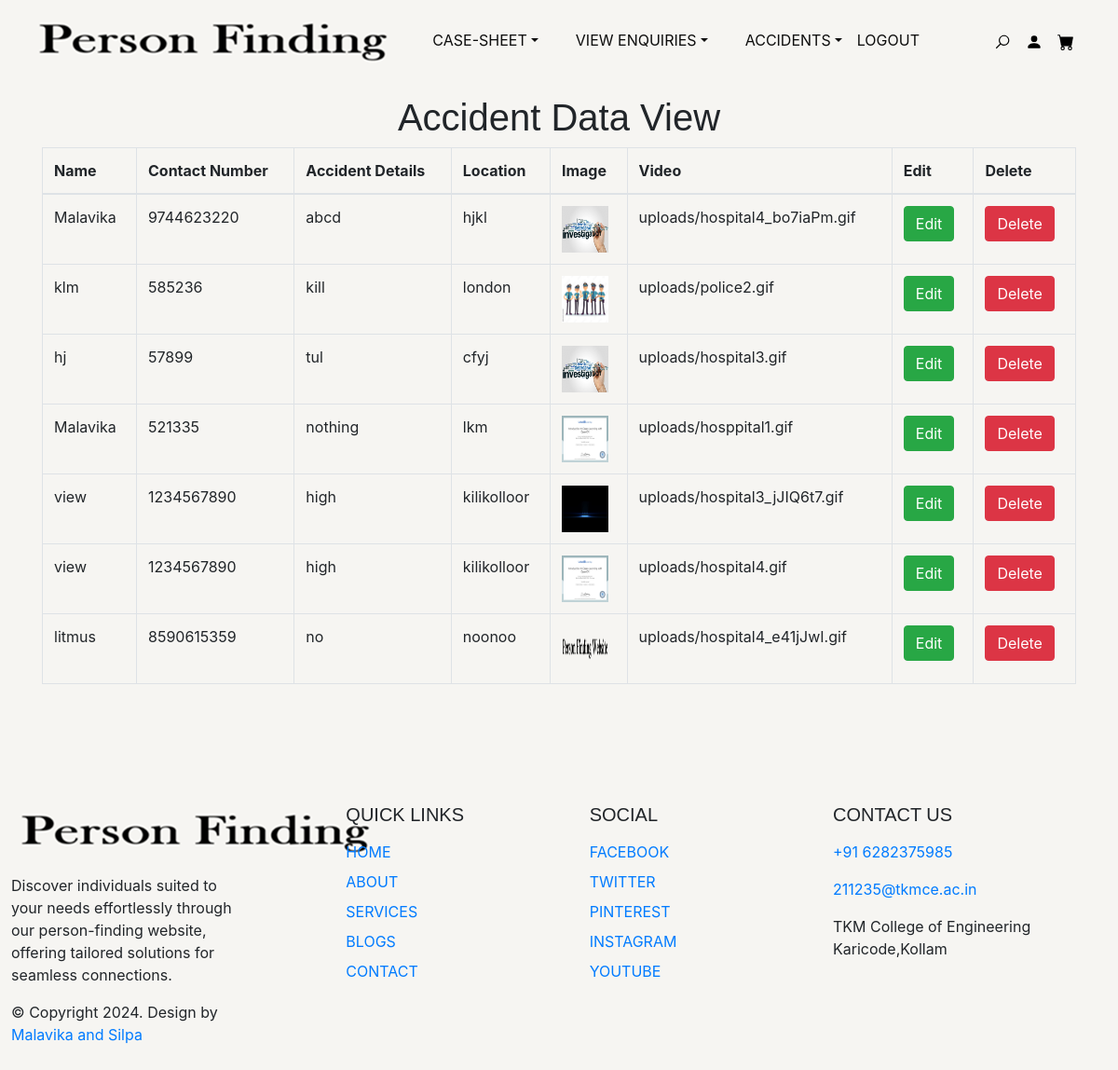
Screenshot of /accidentview/ (signed in) with the database file from the repository.
### myapp/models2.py (models this page shows)
class Accidents(models.Model):
    Name=models.CharField(max_length=100)
    Contact_Number=models.CharField(max_length=100)
    Accident_Details =models.CharField(max_length=100)
    Location=models.CharField(max_length=100)
    Image=models.FileField(upload_to='uploads/')
    Video=models.FileField(upload_to='uploads/')

### myapp/views.py (the view)
# urls.py: path('accidentview/', views.accidentview, name='accidentview'),
def accidentview(request):
    hospital_id = request.session.get('hospital_id')
    if not hospital_id:
        return redirect('index')
    try:
        stu = Accidents.objects.all().values()  # Query the New model
        return render(request, 'accidentview.html', {'view': stu})
    except Hospitals.DoesNotExist:
        return redirect('index')

### myapp/Templates/accidentview.html (shortened to what this page needs)
{% extends 'hospital_header.html' %}
{% block content %}
{% load static %}
<head>
    <link rel="stylesheet" href="https://maxcdn.bootstrapcdn.com/bootstrap/4.5.2/css/bootstrap.min.css">
    <link rel="stylesheet" type="text/css" href="https://cdn.datatables.net/1.10.23/css/jquery.dataTables.min.css">
</head>
<body>
    <div class="container table-container">
        <h1 class="text-center">Accident Data View</h1>
        <table id="enquiriesTable" class="table table-bordered">
            <thead>
                <tr>
                    <th>Name</th>
                    <th>Contact Number</th>
                    <th>Accident Details</th>
                    <th>Location</th>
                    <th>Image</th>
                    <th>Video</th>
                    <th>Edit</th>
                    <th>Delete</th>
                </tr>
            </thead>
            <tbody>
                {% for view in view %}
                <tr>
                    <td>{{ view.Name }}</td>
                    <td>{{ view.Contact_Number }}</td>
                    <td>{{ view.Accident_Details}}</td>
                    <td>{{ view.Location}}</td>
                    <td>
                        {% if view.Image %}
                            <div>
                                <img src="/media/{{ view.Image }}" class="zoom" width="50px" height="50px" data-toggle="modal" data-target="#photoModal">
                            </div>
                        {% else %}
                            <span>No photo uploaded (Optional)</span>
                        {% endif %}
                    </td>
                    <td>{{ view.Video }}</td>
                    <td><a href="../editaccident/{{ view.id}}" class="btn btn-success">Edit</a></td>
                    <td><a href="../accidentdelete/{{ view.id}}" class="btn btn-danger">Delete</a></td>
                </tr>
                 {% endfor %}
                </tbody>
            </table>
        </div>
    </body>
 {%endblock%}

### myapp/static/HomePage/style.css (style rules this page uses)
:root { --accent-color: #0d0d0d; --bs-gray-100: #f3f3f3; --bs-gray-200: #e7e5e2; --bs-primary: #787d62; --bs-secondary: #F6F5F2; --bs-primary-rgb: 120, 125, 98; --bs-body-bg-rgb: 246, 245, 242; --bs-light: #fff; --bs-dark: #000; --navbar-color-color: #131814; --swiper-theme-color: #787d62 !important; --swiper-pagination-color: #787d62 !important; }
:root { --body-font: "Poppins", sans-serif; --heading-font: "Cinzel", sans-serif; }
*, *::before, *::after { -webkit-box-sizing: border-box; -moz-box-sizing: border-box; box-sizing: border-box; }
html { box-sizing: border-box; }
body { font-family: var(--body-font); font-size: 16px; font-weight: 300; line-height: 1.6; color: var(--accent-color); margin: 0; }
a { color: var(--bs-dark); text-decoration: none; transition: 0.3s color ease-out; }
h1, h2, h3, h4, h5 { font-family: var(--heading-font); }

### rows the page displays
Accidents: Name "Malavika", Contact_Number "9744623220", Accident_Details "abcd", Location "hjkl", Image (picture), Video "uploads/hospital4_bo7iaPm.gif"
Accidents: Name "klm", Contact_Number "585236", Accident_Details "kill", Location "london", Image (picture), Video "uploads/police2.gif"
Accidents: Name "hj", Contact_Number "57899", Accident_Details "tul", Location "cfyj", Image (picture), Video "uploads/hospital3.gif"
Accidents: Name "Malavika", Contact_Number "521335", Accident_Details "nothing", Location "lkm", Image (picture), Video "uploads/hosppital1.gif"
Accidents: Name "view", Contact_Number "1234567890", Accident_Details "high", Location "kilikolloor", Image (picture), Video "uploads/hospital3_jJIQ6t7.gif"
Accidents: Name "view", Contact_Number "1234567890", Accident_Details "high", Location "kilikolloor", Image (picture), Video "uploads/hospital4.gif"
Accidents: Name "litmus", Contact_Number "8590615359", Accident_Details "no", Location "noonoo", Image (picture), Video "uploads/hospital4_e41jJwI.gif"
